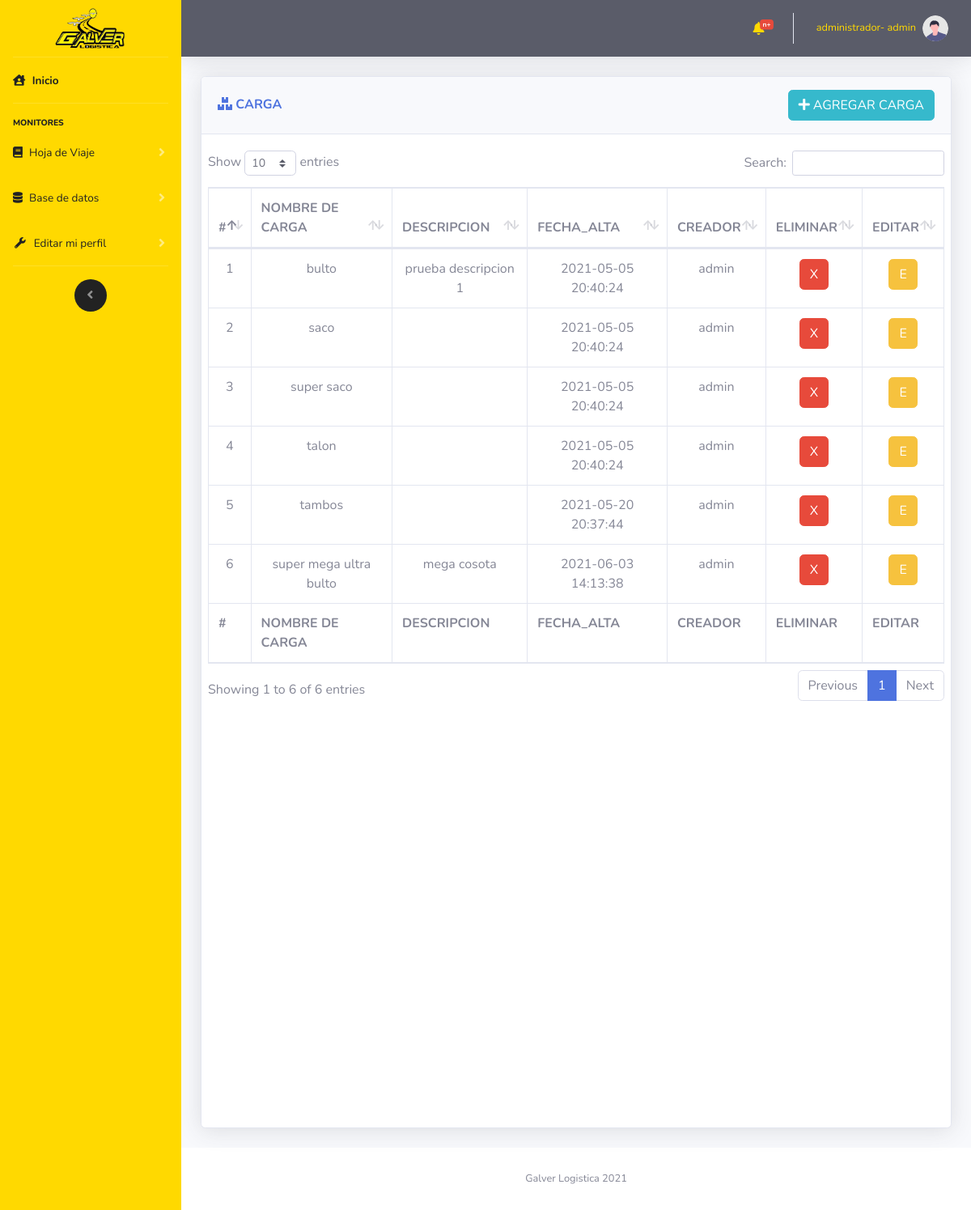
Screenshot of /vistas/CRUD_Cargas.php (signed in) with the database file from the repository.
### tables this page shows
CREATE TABLE `carga` (
  `cargaId` int(11) NOT NULL,
  `cargaNombre` varchar(50) NOT NULL,
  `cargaDescripcion` varchar(500) NOT NULL,
  `cargaFecaCreacion` datetime NOT NULL,
  `usuarioId` int(11) NOT NULL
);

CREATE TABLE `usuario` (
  `usuarioId` int(11) NOT NULL,
  `usuarioNombre` varchar(30) NOT NULL,
  `usuarioPassword` varchar(20) NOT NULL,
  `usuarioTipoId` int(11) NOT NULL,
  `usuarioCreacion` datetime NOT NULL
);

### controlador/modulos/selects.php (called while the page is built, shortened)
<?php
    function muestraCarga($mysqli)
    {
        $result = $mysqli->query("SELECT * FROM `carga` INNER JOIN usuario ON usuario.usuarioId= carga.usuarioId");
        return $result;
    }
?>

### vistas/CRUD_Cargas.php (the view, shortened to what this page needs)
<?php
    include "../import/componentes/head.php";
    include "../import/componentes/navbarLateral.php";
    include "../import/componentes/navbarHorizontal.php";
    include "../controlador/coneccion/config.php";
    include "../controlador/modulos/selects.php";
?>
<div class="container-fluid">
    <div class="row">
            <div class="col-12">
                <div class="card shadow mb-4 card_hdv">
                    <div class="card-header py-3 d-flex flex-row align-items-center justify-content-between">
                        <h6 class="m-0 font-weight-bold text-primary"><i class="fas fa-boxes"></i> CARGA</h6>
                        <button type="button" class="btn btn-info  d-none d-md-block" data-toggle="modal"
                            data-target="#INSERT"><i class="fas fa-plus"></i>  AGREGAR CARGA</button>
                    </div>
                    <div class="card-body">
                        <div class="chart-area ">
                            <div class="row">
                                <div class="table-responsive cardScroll">
                                    <table class="table table-bordered" id="dataTable" width="100%" cellspacing="0">
                                        <thead>
                                            <tr>
                                                <th scope="col">#</th>
                                                <th scope="col">NOMBRE DE CARGA</th>
                                                <th scope="col">DESCRIPCION</th>
                                                <th scope="col">FECHA_ALTA</th>
                                                <th scope="col">CREADOR</th>
                                                <th scope="col">ELIMINAR</th>
                                                <th scope="col">EDITAR</th>
                                            </tr>
                                        </thead>
                                        <tfoot>
                                            <tr>
                                                <th scope="col">#</th>
                                                <th scope="col">NOMBRE DE CARGA</th>
                                                <th scope="col">DESCRIPCION</th>
                                                <th scope="col">FECHA_ALTA</th>
                                                <th scope="col">CREADOR</th>
                                                <th scope="col">ELIMINAR</th>
                                                <th scope="col">EDITAR</th>
                                            </tr>
                                        </tfoot>
                                        <tbody class=" text-center">
                                            <?php
                                        $datos=muestraCarga($mysqli);
                                        while ($filas =$datos->fetch_assoc()) {
                                            echo
                                            "<tr>".
                                            "<td>".$filas["cargaId"]."</td>".
                                            "<td>".$filas["cargaNombre"]."</td>".
                                            "<td>".$filas["cargaDescripcion"]."</td>".
                                            "<td>".$filas["cargaFecaCreacion"]."</td>".
                                            "<td>".$filas["usuarioNombre"]."</td>".
                                            "<td><button type='button' class='btn btn-danger' onclick='eliminarCarga(".$filas["cargaId"].")')>X</button></td>".
                                            "<td><button type='button' class='btn btn-warning' data-toggle='modal'
                                            data-target='#UPDATE' onclick='editarPaso1Id(".$filas["cargaId"].")'>E</button></td>".
                                            "</tr>";
                                        }
                                        ?>
                                        </tbody>
                                    </table>
                                </div>
                            </div>
                        </div>
                    </div>
                </div>
            </div>
    </div>
    <?php
        include "../import/componentes/footer.php";
        include "../import/componentes/js/main.php";
    ?>

### import/componentes/head.php (shortened to what this page needs)
<!DOCTYPE html>
<html lang="en">
<head>
    <link href="../assets/vendor/fontawesome-free/css/all.min.css" rel="stylesheet" type="text/css">
    <link href="../assets/css/sb-admin-2.min.css" rel="stylesheet">
    <link href="../assets/vendor/datatables/dataTables.bootstrap4.min.css" rel="stylesheet">
    <link rel="stylesheet" href="https://stackpath.bootstrapcdn.com/font-awesome/4.7.0/css/font-awesome.min.css">
    <Link rel="stylesheet" href="../assets/css/bootstrap-select.css"></Link>
    <link rel="stylesheet" href="../assets/css/sweetalert2.min.css">
    <link rel="stylesheet" href="../assets/css/animate.css">
    <link href="../assets/css/main.css" rel="stylesheet">
</head>

### import/componentes/navbarLateral.php (shortened to what this page needs)
<body id="page-top">
    <div id="wrapper">
        <ul class="navbar-nav color-sidebar sidebar sidebar-dark accordion" id="accordionSidebar">
            <a class="sidebar-brand d-flex align-items-center justify-content-center" href="index.php">
                <img src="../assets/img/GalverLogisticaLogo.png" alt="" class="logoGalverSistema">
            </a>
            <hr class="sidebar-divider my-0">
            <li class="nav-item active">
                <a class="nav-link" href="index.php">
                    <i class="fas fa-house-user"></i>
                    <span class="text-negro">Inicio</span></a>
            </li>
            <hr class="sidebar-divider">
            <div class="sidebar-heading text-negro">
                Monitores
            </div>
            <li class="nav-item">
                <a class="nav-link collapsed" href="#" data-toggle="collapse" data-target="#collapseTwo"
                    aria-expanded="true" aria-controls="collapseTwo">
                    <i class="fas fa-book "></i>
                    <span class="text-negro ">Hoja de Viaje</span>
                </a>
            </li>
            <li class="nav-item">
                <a class="nav-link collapsed" href="#" data-toggle="collapse" data-target="#collapseTRES"
                    aria-expanded="true" aria-controls="collapseTRES">
                    <i class="fas fa-database"></i>
                    <span class="text-negro ">Base de datos</span>
                </a>
            </li>
            <li class="nav-item">
                <a class="nav-link collapsed" href="#" data-toggle="collapse" data-target="#collapseUtilities"
                    aria-expanded="true" aria-controls="collapseUtilities">
                    <i class="fas fa-fw fa-wrench"></i>
                    <span class="text-negro">Editar mi perfil</span>
                </a>
            </li>
            <hr class="sidebar-divider">
            <div class="text-center d-none d-md-inline">
                <button class="rounded-circle border-0" id="sidebarToggle"></button>
            </div>
        </ul>

### import/componentes/navbarHorizontal.php (shortened to what this page needs)
<div id="content-wrapper" class="d-flex flex-column">
    <div id="content">
        <nav class="navbar navbar-expand navbar-light bg-dark topbar mb-4 static-top shadow">
            <ul class="navbar-nav ml-auto">
                <li class="nav-item dropdown no-arrow mx-1">
                    <a class="nav-link dropdown-toggle" href="#" id="alertsDropdown" role="button"
                        data-toggle="dropdown" aria-haspopup="true" aria-expanded="false">
                        <i class="fas fa-bell fa-fw campana"></i>
                        <span class="badge badge-danger badge-counter">n+</span>
                    </a>
                </li>
                <li class="nav-item dropdown no-arrow">
                    <a class="nav-link dropdown-toggle" href="#" id="userDropdown" role="button"
                        data-toggle="dropdown" aria-haspopup="true" aria-expanded="false">
                        <span
                            class="mr-2 d-none d-lg-inline text-amarillo small"><?php echo $_SESSION["usuarioTipoCargo"];?>-
                            <?php echo $_SESSION["usuarioNombre"];?></span>
                        <img class="img-profile rounded-circle" src="../assets/img/undraw_profile.svg">
                    </a>
                </li>
            </ul>
        </nav>

### import/componentes/footer.php (shortened to what this page needs)
</div>
<footer class="sticky-footer bg-white">
    <div class="container my-auto">
        <div class="copyright text-center my-auto">
            <span>Galver Logistica 2021</span>
        </div>
    </div>
</footer>
</div>
</div>

### import/componentes/js/main.php (shortened to what this page needs)
</body>
</html>

### assets/css/main.css (style rules this page uses)
.color-sidebar { background-color: rgb(255, 217, 0) !important; }
ul.navbar-nav i { color: #000 !important; }
ul.navbar-nav i { color: rgb(34, 34, 34) !important; }
ul.navbar-nav i.campana { color: rgb(255, 217, 0) !important; }
.text-amarillo { color: rgb(255, 217, 0) !important; }
.text-negro { color: rgb(34, 34, 34) !important; }
img.logoGalverSistema { width: 100px; height: 50px; }
.sidebar-dark #sidebarToggle { background-color: rgb(34, 34, 34) !important; }

### vistas/CRUD_Cargas.php (style rules this page uses)
.card_hdv { height: 1300px !important; }
div.cardScroll { width: 1200px; height: 1200px; overflow: auto; }

### rows the page displays
carga: cargaId "1", cargaNombre "bulto", cargaDescripcion "prueba descripcion 1", cargaFecaCreacion "2021-05-05 20:40:24", usuarioId.usuarioNombre "admin"
carga: cargaId "2", cargaNombre "saco", cargaFecaCreacion "2021-05-05 20:40:24", usuarioId.usuarioNombre "admin"
carga: cargaId "3", cargaNombre "super saco", cargaFecaCreacion "2021-05-05 20:40:24", usuarioId.usuarioNombre "admin"
carga: cargaId "4", cargaNombre "talon", cargaFecaCreacion "2021-05-05 20:40:24", usuarioId.usuarioNombre "admin"
carga: cargaId "5", cargaNombre "tambos", cargaFecaCreacion "2021-05-20 20:37:44", usuarioId.usuarioNombre "admin"
carga: cargaId "6", cargaNombre "super mega ultra bulto", cargaDescripcion "mega cosota", cargaFecaCreacion "2021-06-03 14:13:38", usuarioId.usuarioNombre "admin"

### other values shown
$_SESSION["usuarioTipoCargo"] "administrador"
$_SESSION["usuarioNombre"] "admin"
